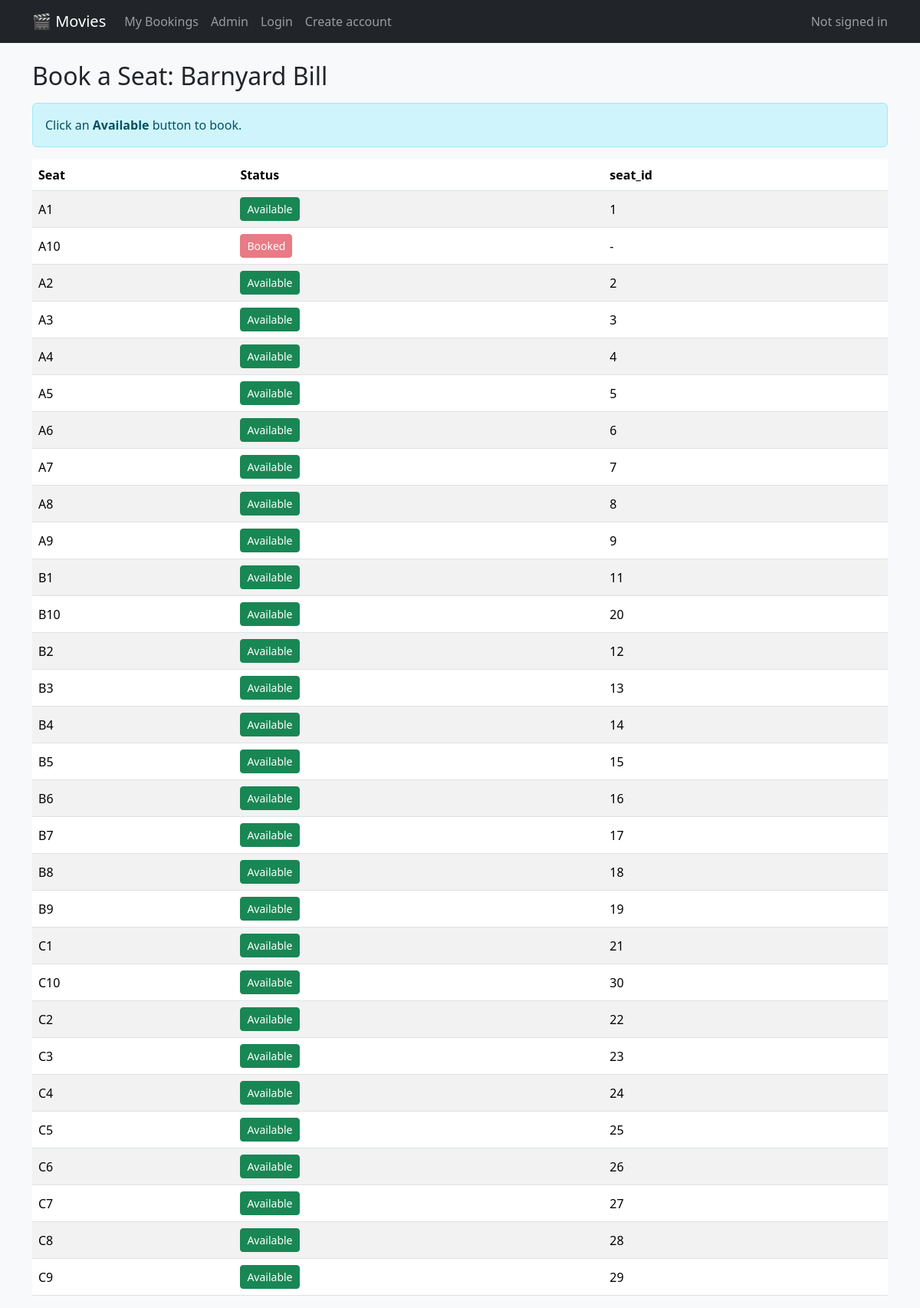
The app's page /book/5/ with its own data.
### bookings/models.py (models this page shows, shortened)
class Movie(models.Model):
    title = models.CharField(max_length=200)
    description = models.TextField(blank=True)
    release_date = models.DateField()
    duration = models.PositiveIntegerField(help_text="Duration in minutes")

class Seat(models.Model):
    seat_number = models.CharField(max_length=10, unique=True)
    booking_status = models.BooleanField(default=False)

### bookings/views.py (the view)
# urls.py: path('book/<int:movie_id>/', seat_booking, name='book_seat'),
def seat_booking(request, movie_id):
    movie = get_object_or_404(Movie, pk=movie_id)
    seats = (
        Seat.objects.order_by('seat_number')
        .annotate(is_booked=Exists(
            Booking.objects.filter(movie=movie, seat=OuterRef('pk'))
        ))
    )
    return render(request, 'bookings/seat_booking.html', {'movie': movie, 'seats': seats})

### bookings/templates/bookings/seat_booking.html (shortened to what this page needs)
{% extends 'bookings/base.html' %}
{% block content %}
<h2 class="mb-3">Book a Seat: {{ movie.title }}</h2>
<div class="alert alert-info">
  Click an <strong>Available</strong> button to book.
</div>
<table class="table table-striped align-middle">
  <thead><tr><th>Seat</th><th>Status</th><th>seat_id</th></tr></thead>
  <tbody>
    {% for s in seats %}
    <tr>
      <td>{{ s.seat_number }}</td>
      <td>
        {% if s.is_booked %}
          <button class="btn btn-sm btn-danger" disabled>Booked</button>
        {% else %}
          <button
            class="btn btn-sm btn-success book-btn"
            data-seat-id="{{ s.id }}"
            data-movie-id="{{ movie.id }}"
            type="button"
          >
            Available
          </button>
        {% endif %}
      </td>
      <td>{% if not s.is_booked %}{{ s.id }}{% else %}-{% endif %}</td>
    </tr>
    {% endfor %}
  </tbody>
</table>
{% endblock %}

### records on screen
Movie: title "Barnyard Bill"
Seat: seat_number "A1", id "1"
Seat: seat_number "A10", shows "Booked"
Seat: seat_number "A2", id "2"
Seat: seat_number "A3", id "3"
Seat: seat_number "A4", id "4"
Seat: seat_number "A5", id "5"
Seat: seat_number "A6", id "6"
Seat: seat_number "A7", id "7"
Seat: seat_number "A8", id "8"
Seat: seat_number "A9", id "9"
Seat: seat_number "B1", id "11"
Seat: seat_number "B10", id "20"
Seat: seat_number "B2", id "12"
Seat: seat_number "B3", id "13"
Seat: seat_number "B4", id "14"
Seat: seat_number "B5", id "15"
Seat: seat_number "B6", id "16"
Seat: seat_number "B7", id "17"
Seat: seat_number "B8", id "18"
Seat: seat_number "B9", id "19"
Seat: seat_number "C1", id "21"
Seat: seat_number "C10", id "30"
Seat: seat_number "C2", id "22"
Seat: seat_number "C3", id "23"
Seat: seat_number "C4", id "24"
Seat: seat_number "C5", id "25"
Seat: seat_number "C6", id "26"
Seat: seat_number "C7", id "27"
Seat: seat_number "C8", id "28"
Seat: seat_number "C9", id "29"
